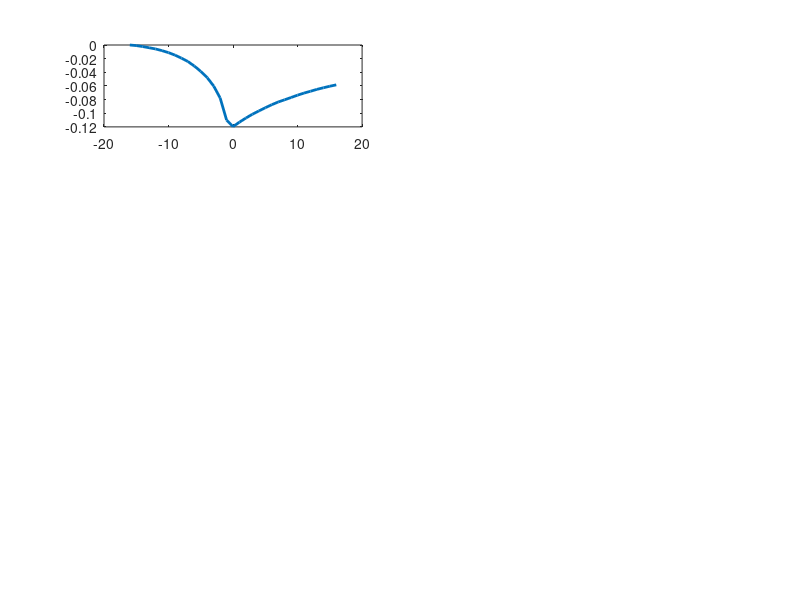

MATLAB code to generate this figure: (Note: this script raises an error after producing the figure.)
clear

load typdef.mat 

tb = 16; %periods before default
ta = 16; %periods after default
t = (-tb:1:ta);

figure

subplot(4,2,1)
plot(t,log(ytilde_mean) - log(ytilde_mean(1)),'-','linewidth',2) 
xline(0, '--','linewidth',1.5)
set(gca,'xtick', -tb:2:ta)
title('(a) $y_{t}$',Interpreter='latex', FontSize=15)
ylim([-0.15 0.025])
xlim([-tb ta])
ylabel('log dev')
grid on


subplot(4,2,2)
plot(t,log(c_mean) - log(c_mean(1)),'-','linewidth',2) 
xline(0, '--','linewidth',1.5)
set(gca,'xtick', -tb:2:ta)
title('(b) $c_{t}$',Interpreter='latex', FontSize=15)
ylim([-0.105 0.02])
xlim([-tb ta])
ylabel('log dev')
grid on


subplot(4,2,3)
plot(t,log(zt_mean) - log(zt_mean(1)),'-','linewidth',2) 
xline(0, '--','linewidth',1.5)
set(gca,'xtick', -tb:2:ta)
title('(c) $z_{t}$',Interpreter='latex', FontSize=15)
ylim([-0.12 0.02])
xlim([-tb ta])
ylabel('log dev')
grid on


subplot(4,2,4)
plot(t,ff_mean - ff_mean(1),'-','linewidth',2) 
xline(0, '--','linewidth',1.5)
set(gca,'xtick', -tb:2:ta)
title('(d) $f_{t}/y_t$',Interpreter='latex', FontSize=15)
ylim([-0.4 3.5])
xlim([-tb ta])
ylabel('% point dev')
grid on


subplot(4,2,5)
plot(t,dy_mean - dy_mean(1),'-','linewidth',2) 
xline(0, '--','linewidth',1.5)
set(gca,'xtick', -tb:2:ta)
title('(e) $b_{t}/y_t$',Interpreter='latex', FontSize=15)
ylim([-5 47])
xlim([-tb ta])
ylabel('% point dev')
grid on


subplot(4,2,6)
plot(t,pm_mean - pm_mean(1),'-','linewidth',2) 
xline(0, '--','linewidth',1.5)
set(gca,'xtick', -tb:2:ta)
title('(f) $rs_t$',Interpreter='latex', FontSize=15)
ylim([-5 37])
xlim([-tb ta])
ylabel('% point dev')
grid on


subplot(4,2,7)
plot(t,tby_mean*100 - tby_mean(1)*100,'-','linewidth',2) 
xline(0, '--','linewidth',1.5)
set(gca,'xtick', -tb:2:ta)
title('(g) $tby_t$',Interpreter='latex', FontSize=15)
ylim([-5 15])
xlim([-tb ta])
ylabel('% point dev')
grid on


subplot(4,2,8)
plot(t,log(gt_mean/100) - log(gt_mean(1)/100),'-','linewidth',2) 
xline(0, '--','linewidth',1.5)
set(gca,'xtick', -tb:2:ta)
title('(h) $g_t$',Interpreter='latex', FontSize=15)
ylim([-0.23 0.23])
xlim([-tb ta])
ylabel('log dev')
grid on
